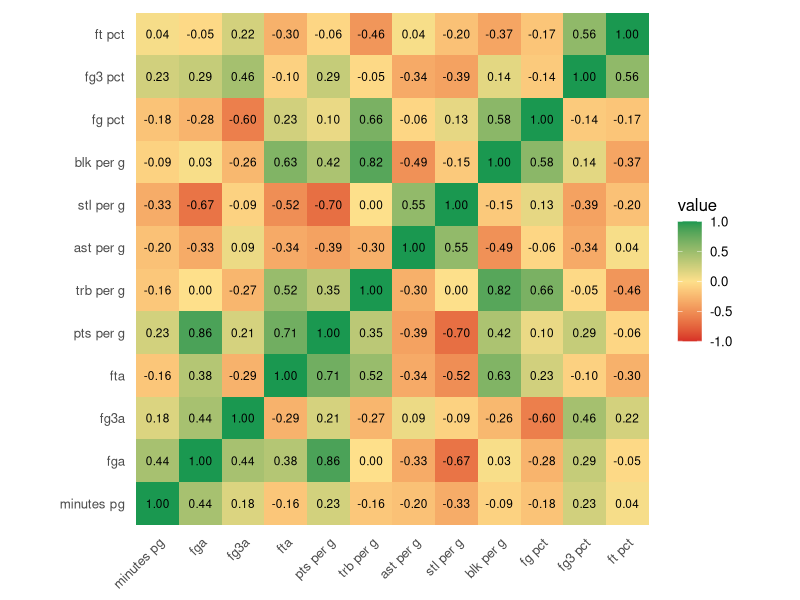
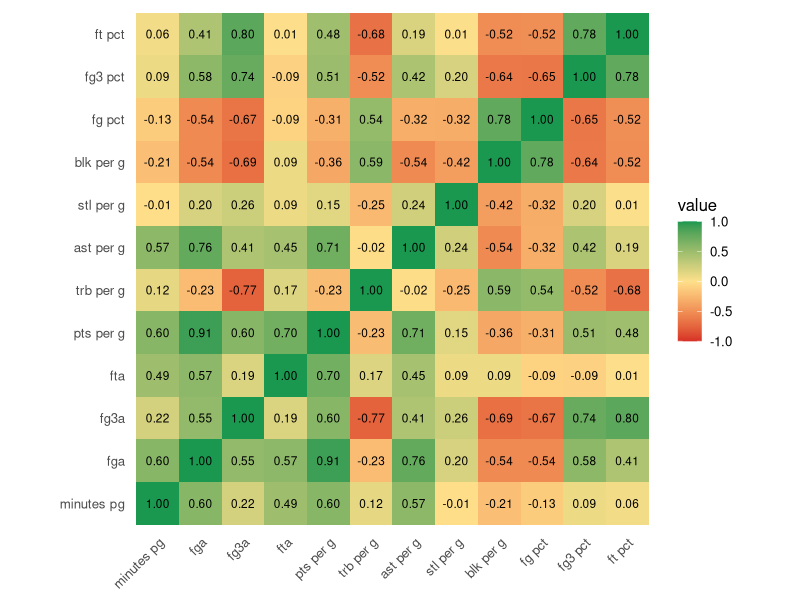

The R script that drew these images, in order:
## ---- chunk 1
library(tidyverse)
library(reshape2)
library(RColorBrewer)
## ---- chunk 2
df_18 <- read_csv("all_nba_2018.csv")

df_numeric18 <- df_18 %>% select(minutes_pg,
  fga,
  fg3a,
  fta,
  pts_per_g,
  trb_per_g,
  ast_per_g,
  stl_per_g,
  blk_per_g,
  fg_pct,
  fg3_pct,
  ft_pct
)




df <- read_csv("all_nba_2022.csv")

df_numeric <- df %>% select(minutes_pg,
  fga,
  fg3a,
  fta,
  pts_per_g,
  trb_per_g,
  ast_per_g,
  stl_per_g,
  blk_per_g,
  fg_pct,
  fg3_pct,
  ft_pct
)
## ---- chunk 3
corr_mat <- cor(df_numeric, use = "pairwise.complete.obs")

corr_df <- melt(corr_mat)

my_colors <- colorRampPalette(c("#d73027", "#fee08b", "#1a9850"))(100)


corr_mat18 <- cor(df_numeric18, use = "pairwise.complete.obs")

corr_df18 <- melt(corr_mat18)

## ---- chunk 4
corr1 <- ggplot(corr_df, aes(Var1, Var2, fill = value)) +
  geom_tile() +
  geom_text(aes(label = sprintf("%.2f", value)), size = 3) +
  scale_fill_gradient2(low = "#d73027", mid = "#fee08b", high = "#1a9850",
                       midpoint = 0, limits = c(-1, 1)) +
  scale_x_discrete(labels = function(x) gsub("_", " ", x)) +
  scale_y_discrete(labels = function(x) gsub("_", " ", x)) +
  theme_minimal(base_size = 12) +
  theme(
    axis.text.x = element_text(angle = 45, hjust = 1, vjust = 1),
    axis.title = element_blank(),
    panel.grid = element_blank()
  ) +
  coord_fixed()

saveRDS(corr1, "corr1.rds")


corr18 <- ggplot(corr_df18, aes(Var1, Var2, fill = value)) +
  geom_tile() +
  geom_text(aes(label = sprintf("%.2f", value)), size = 3) +
  scale_fill_gradient2(low = "#d73027", mid = "#fee08b", high = "#1a9850",
                       midpoint = 0, limits = c(-1, 1)) +
  scale_x_discrete(labels = function(x) gsub("_", " ", x)) +
  scale_y_discrete(labels = function(x) gsub("_", " ", x)) +
  theme_minimal(base_size = 12) +
  theme(
    axis.text.x = element_text(angle = 45, hjust = 1, vjust = 1),
    axis.title = element_blank(),
    panel.grid = element_blank()
  ) +
  coord_fixed()
print(corr1)
print(corr18)

saveRDS(corr18, "corr18.rds")
## ---- chunk 5
library(tibble)

pace_2018  <- 97.3
pace_2022  <- 97.0

tov_2018   <- 13.3
tov_2022   <- 12.8

orb_2018   <- 22.4
orb_2022   <- 23.1

players_2018 <- 494
players_2022 <- 15

league_compare <- tibble(
  season = c(2018, 2022),
  pace = c(pace_2018, pace_2022),
  tov_pct = c(tov_2018, tov_2022),
  orb_pct = c(orb_2018, orb_2022),
  num_players = c(players_2018, players_2022)
)

league_compare
